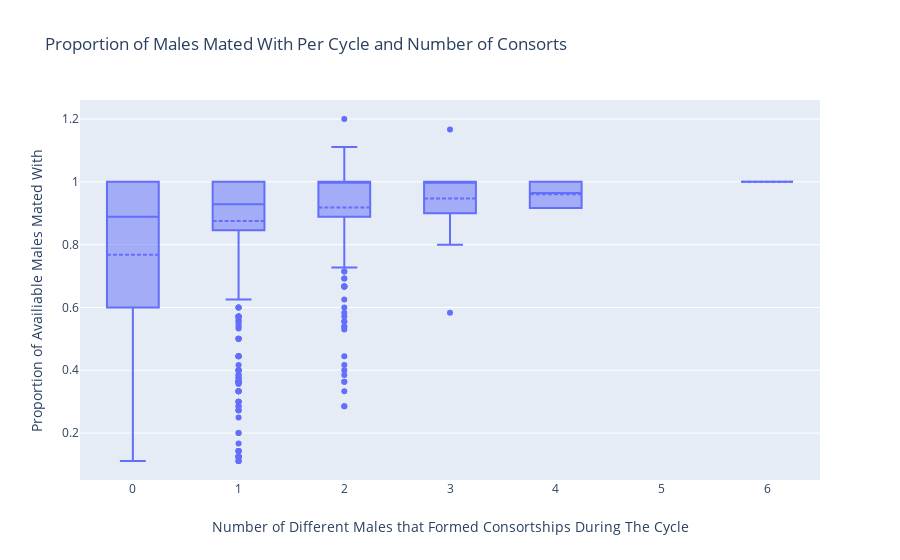
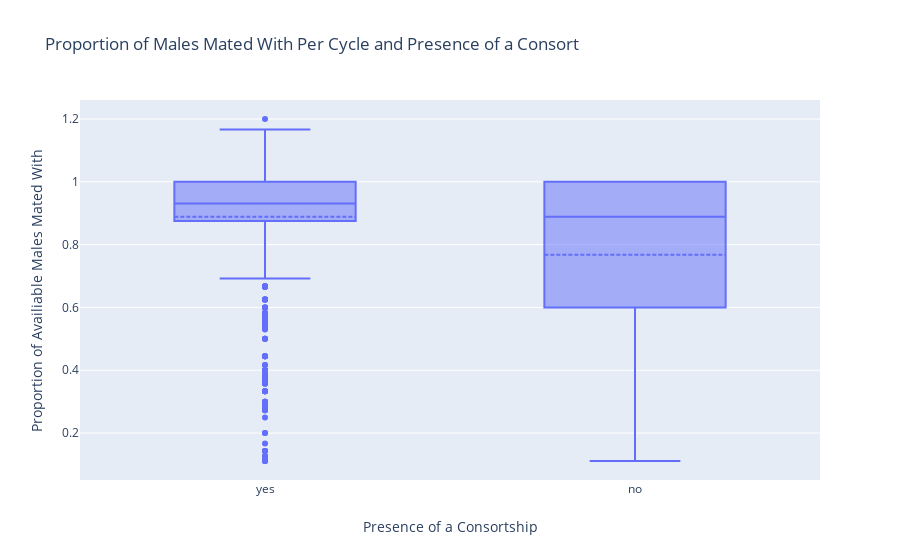

These figures' notebook cell, in order:
### Code cell
#plot of # of consortships to proportion of males mated with
propByConsortfig1 = go.Figure()
propByConsortfig1.add_trace(go.Box(y=propByConsort["proportion"], x=propByConsort["num_consort"], boxmean=True))
propByConsortfig1.update_layout(
    title=go.layout.Title(text="Proportion of Males Mated With Per Cycle and Number of Consorts"),
    xaxis=go.layout.XAxis(title=go.layout.xaxis.Title(text="Number of Different Males that Formed Consortships During The Cycle")),
    yaxis=go.layout.YAxis(title=go.layout.yaxis.Title(text="Proportion of Availiable Males Mated With"))
    )
propByConsortfig1.show()

#plot of presence of consortship to proportion of males mated with
propByConsortfig2 = go.Figure()
propByConsortfig2.add_trace(go.Box(y=propByConsort["proportion"], x=propByConsort["consort_presence"], boxmean=True))
propByConsortfig2.update_layout(
    title=go.layout.Title(text="Proportion of Males Mated With Per Cycle and Presence of a Consort"),
    xaxis=go.layout.XAxis(title=go.layout.xaxis.Title(text="Presence of a Consortship")),
    yaxis=go.layout.YAxis(title=go.layout.yaxis.Title(text="Proportion of Availiable Males Mated With"))
    )
propByConsortfig2.show()

### Figure 1 — Plotly figure (JSON) as saved in the notebook; plotly's stock layout.template omitted (floating-point values rounded to 4 significant figures; data arrays with more than 128 entries replaced by an {"elided": "..."} marker saying what was removed)
{"data": [{"boxmean": true, "type": "box", "x": {"elided": "1601 int values"}, "y": {"elided": "1601 float values"}}], "layout": {"title": {"text": "Proportion of Males Mated With Per Cycle and Number of Consorts"}, "xaxis": {"title": {"text": "Number of Different Males that Formed Consortships During The Cycle"}}, "yaxis": {"title": {"text": "Proportion of Availiable Males Mated With"}}}}

### Figure 2 — Plotly figure (JSON) as saved in the notebook; plotly's stock layout.template omitted (floating-point values rounded to 4 significant figures; data arrays with more than 128 entries replaced by an {"elided": "..."} marker saying what was removed)
{"data": [{"boxmean": true, "type": "box", "x": {"elided": "1601 str values"}, "y": {"elided": "1601 float values"}}], "layout": {"title": {"text": "Proportion of Males Mated With Per Cycle and Presence of a Consort"}, "xaxis": {"title": {"text": "Presence of a Consortship"}}, "yaxis": {"title": {"text": "Proportion of Availiable Males Mated With"}}}}
